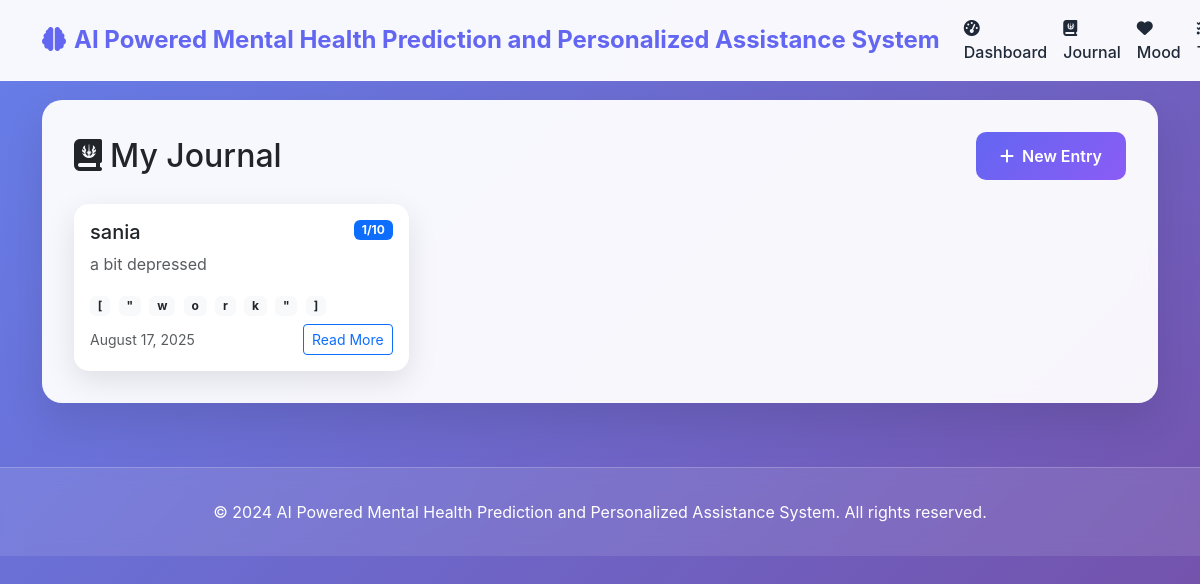
/journal/ (signed in), run on an earlier commit of the app's database.
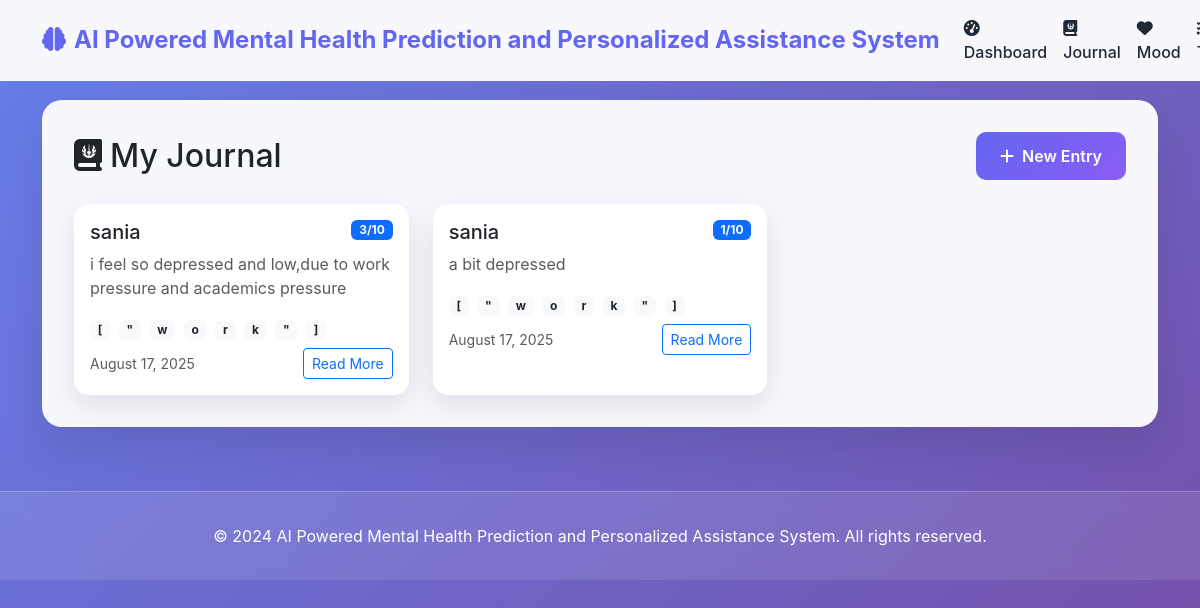
And on a later commit of the database.
### models.py (models this page shows)
class JournalEntry(db.Model):
    __tablename__ = 'journal_entries'
    id = db.Column(db.Integer, primary_key=True)
    user_id = db.Column(db.Integer, db.ForeignKey('users.id'), nullable=False)
    title = db.Column(db.String(200), nullable=False)
    content = db.Column(db.Text, nullable=False)
    mood_score = db.Column(db.Integer)  # 1-10 scale
    tags = db.Column(db.Text)  # Store as JSON string for SQLite
    created_at = db.Column(db.DateTime, default=lambda: datetime.now(timezone.utc))
    updated_at = db.Column(db.DateTime, default=lambda: datetime.now(timezone.utc), onupdate=lambda: datetime.now(timezone.utc))
    sentiment_score = db.Column(db.Float)
    emotion_labels = db.Column(db.Text)  # Store as JSON string for SQLite
    key_topics = db.Column(db.Text)  # Store as JSON string for SQLite
    ai_insights = db.Column(db.Text)

### routes.py (the view)
@journal_bp.route('/')
@login_required
def index():
    entries = JournalEntry.query.filter_by(user_id=current_user.id).order_by(JournalEntry.created_at.desc()).all()
    return render_template('journal/index.html', entries=entries)

### app.py (called while the page is built)
@login_manager.user_loader
def load_user(user_id):
    return User.query.get(int(user_id))

### templates/journal/index.html (shortened to what this page needs)
{% extends "base.html" %}
{% block content %}
<div class="main-content">
    <div class="d-flex justify-content-between align-items-center mb-4">
        <h1 class="h2 text-dark mb-0">
            <i class="fas fa-journal-whills me-2"></i>My Journal
        </h1>
        <a href="{{ url_for('journal.new_entry') }}" class="btn btn-primary">
            <i class="fas fa-plus me-2"></i>New Entry
        </a>
    </div>
    {% if entries %}
        <div class="row g-4">
            {% for entry in entries %}
            <div class="col-md-6 col-lg-4">
                <div class="card h-100">
                    <div class="card-body">
                        <div class="d-flex justify-content-between align-items-start mb-2">
                            <h5 class="card-title mb-0">
                                {{ entry.title or 'Untitled Entry' }}
                            </h5>
                            {% if entry.mood_score %}
                            <span class="badge bg-primary">{{ entry.mood_score }}/10</span>
                            {% endif %}
                        </div>
                        <p class="card-text text-muted">
                            {{ entry.content[:150] }}{% if entry.content|length > 150 %}...{% endif %}
                        </p>
                        {% if entry.tags %}
                        <div class="mb-2">
                            {% for tag in entry.tags %}
                            <span class="badge bg-light text-dark me-1">{{ tag }}</span>
                            {% endfor %}
                        </div>
                        {% endif %}
                        <div class="d-flex justify-content-between align-items-center">
                            <small class="text-muted">
                                {{ entry.created_at.strftime('%B %d, %Y') }}
                            </small>
                            <a href="{{ url_for('journal.view_entry', entry_id=entry.id) }}" class="btn btn-sm btn-outline-primary">
                                Read More
                            </a>
                        </div>
                    </div>
                </div>
            </div>
            {% endfor %}
        </div>
    {% endif %}
</div>
{% endblock %}

### templates/base.html (shortened to what this page needs)
<!DOCTYPE html>
<html lang="en">
<head>
    <link href="https://cdn.jsdelivr.net/npm/bootstrap@5.3.0/dist/css/bootstrap.min.css" rel="stylesheet">
    <link rel="stylesheet" href="https://cdnjs.cloudflare.com/ajax/libs/font-awesome/6.4.0/css/all.min.css">
</head>
<body>
    <nav class="navbar navbar-expand-lg navbar-light fixed-top">
        <div class="container">
            <a class="navbar-brand" href="{{ url_for('index') }}">
                <i class="fas fa-brain me-2"></i>AI Powered Mental Health Prediction and Personalized Assistance System
            </a>
            <div class="collapse navbar-collapse" id="navbarNav">
                <ul class="navbar-nav ms-auto">
                    {% if current_user.is_authenticated %}
                        <li class="nav-item">
                            <a class="nav-link" href="{{ url_for('dashboard') }}">
                                <i class="fas fa-tachometer-alt me-1"></i>Dashboard
                            </a>
                        </li>
                        <li class="nav-item">
                            <a class="nav-link" href="{{ url_for('journal.index') }}">
                                <i class="fas fa-journal-whills me-1"></i>Journal
                            </a>
                        </li>
                        <li class="nav-item">
                            <a class="nav-link" href="{{ url_for('mood.index') }}">
                                <i class="fas fa-heart me-1"></i>Mood
                            </a>
                        </li>
                        <li class="nav-item">
                            <a class="nav-link" href="{{ url_for('tasks.index') }}">
                                <i class="fas fa-tasks me-1"></i>Tasks
                            </a>
                        </li>
                    {% endif %}
                </ul>
            </div>
        </div>
    </nav>
    <div class="container" style="margin-top: 100px;">
        {% block content %}{% endblock %}
    </div>
    <footer class="footer">
        <div class="container text-center">
            <p class="text-white mb-0">&copy; 2024 AI Powered Mental Health Prediction and Personalized Assistance System. All rights reserved.</p>
        </div>
    </footer>
</body>
</html>

### templates/base.html (style rules this page uses)
:root { --primary-color: #6366f1; --secondary-color: #8b5cf6; --accent-color: #06b6d4; --success-color: #10b981; --warning-color: #f59e0b; --danger-color: #ef4444; --dark-color: #1f2937; --light-color: #f8fafc; }
body { font-family: 'Inter', -apple-system, BlinkMacSystemFont, sans-serif; background: linear-gradient(135deg, #667eea 0%, #764ba2 100%); min-height: 100vh; }
.navbar { background: rgba(255, 255, 255, 0.95) !important; backdrop-filter: blur(10px); border-bottom: 1px solid rgba(255, 255, 255, 0.2); }
.navbar-brand { font-weight: 700; font-size: 1.5rem; color: var(--primary-color) !important; }
.nav-link { font-weight: 500; color: var(--dark-color) !important; transition: color 0.3s ease; }
.main-content { background: rgba(255, 255, 255, 0.95); border-radius: 20px; box-shadow: 0 20px 40px rgba(0, 0, 0, 0.1); backdrop-filter: blur(10px); margin: 2rem auto; padding: 2rem; max-width: 1200px; }
.card { border: none; border-radius: 15px; box-shadow: 0 10px 30px rgba(0, 0, 0, 0.1); transition: transform 0.3s ease, box-shadow 0.3s ease; }
.btn-primary { background: linear-gradient(135deg, var(--primary-color), var(--secondary-color)); border: none; border-radius: 10px; padding: 0.75rem 1.5rem; font-weight: 600; transition: all 0.3s ease; }
.footer { background: rgba(255, 255, 255, 0.1); backdrop-filter: blur(10px); border-top: 1px solid rgba(255, 255, 255, 0.2); padding: 2rem 0; margin-top: 4rem; }

What changed in the data, as far as the page shows it:
added JournalEntry: title "sania", mood_score "3", content "i feel so depressed and low,due to work pressure and academics pressure", tags "[" "\"" "w" "o" "r" "k" "\"" "]", created_at "August 17, 2025"
